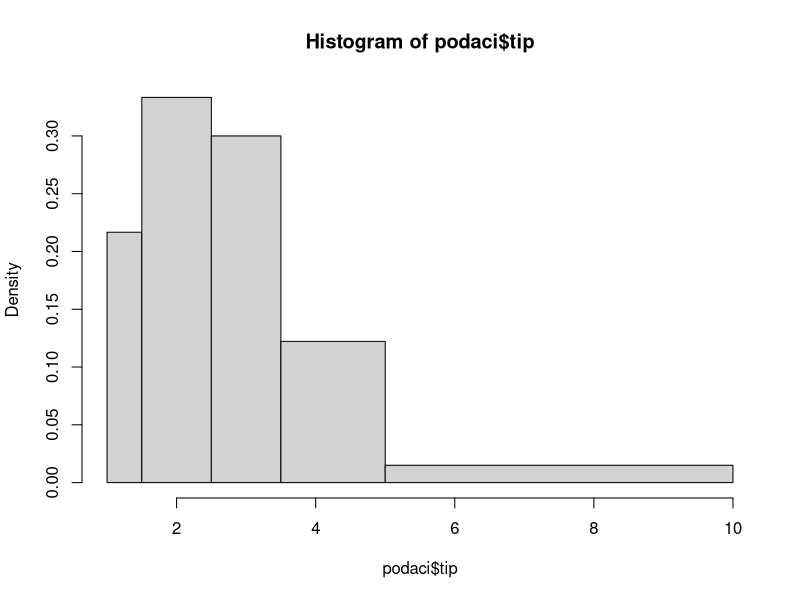
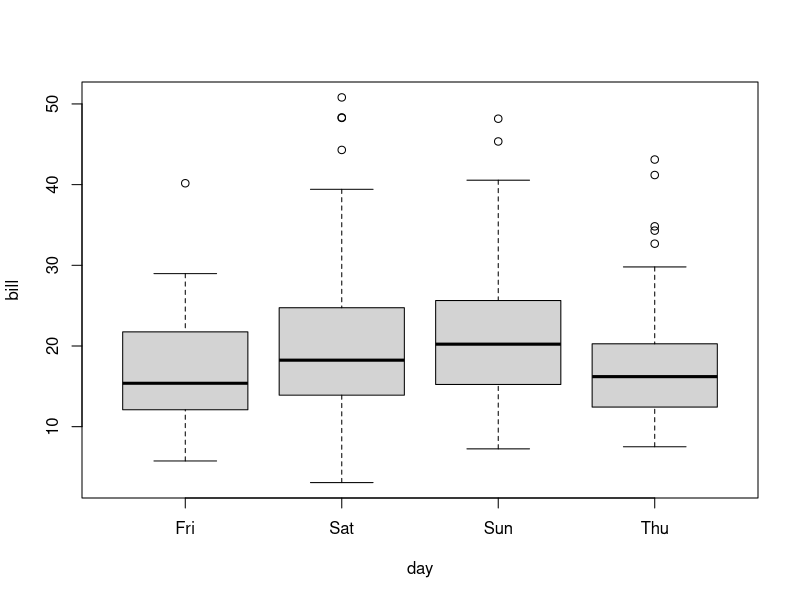
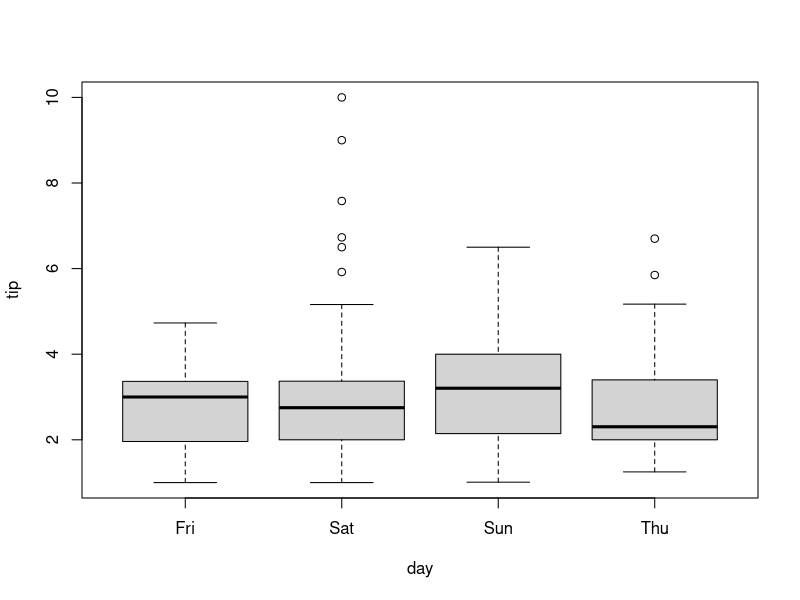

Recreate these plots in R, in order. (Note: this script raises an error after producing the figures.)
podaci<-read.csv("tips.csv")
View(podaci)

#--PRVI ZADATAK--
#A grupa
manje_od_2<-sum(podaci$tip<2)
uk<-length(podaci$tip)
prop.test(manje_od_2,uk,0.15,correct=FALSE)
binom.test(manje_od_2,uk,.15)

#B grupa
napojnicaM<-podaci$tip[podaci$sex=="Male"]
t.test(napojnicaM, mu=3.5, alternative="greater")

#C grupa
tipM<-podaci$tip[podaci$sex=="Male"]
tipZ<-podaci$tip[podaci$sex=="Female"]
var.test(tipM,tipZ)
t.test(tipM, tipZ, alternative="greater") #po potrebi se doda i ,var.equal=TRUE

#--DRUGI ZADATAK--
#A grupa
chisq.test(matrix(c(38,30,60,65,68,109,35,28,67),3,3))

#B grupa
ks.test(podaci$bill, 'pnorm', 20, 9)
ks.test(podaci$bill, 'pnorm', 20, 9)$statistic*sqrt(length(podaci$bill))

#C grupa
m<-c(1.5,2.5,3.5,5)
pm<-pnorm(m,3,1.4)
p<-c(pm,1)-c(0,pm); round(p,4)
mi<-c(floor(min(podaci$tip)),m,ceiling(max(podaci$tip)))
fi<-hist(podaci$tip, mi)$counts; fi
chisq.test(fi,p=p)

#--TRECI ZADATAK--
#A grupa
boxplot(bill~day,data=podaci) #trebalo bi
podaci$day=as.factor(podaci$day) #vazno
summary(podaci$day)
anova(lm(bill ~ day, data = podaci)) #vazno

#B grupa
boxplot(tip~day, data=podaci)
anova(lm(tip~day, data=podaci))

#C grupa
model<-lm(tip~bill+size,data=podaci)
summary(model)
lm(tip~bill+size,data=podaci)$coeficients%*%c(1,35,4)
